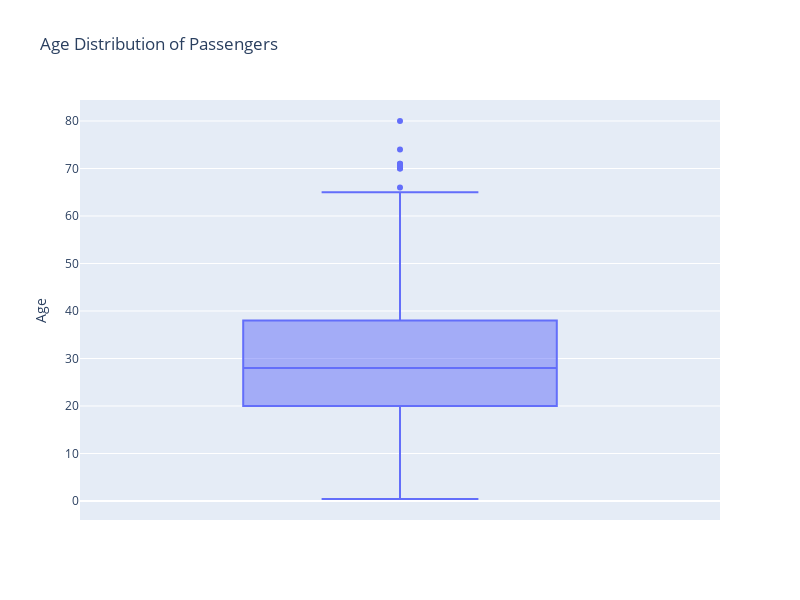

The code cell stored with this chart in its notebook:
### Markdown cell above
### Erstellung eines Boxplots
`px.box()`
- Parameter: 

    - `data_frame=df`aus welchen Dataframe die Daten visualisiert werden sollen
    - `y="Age"` die Spalte
    - `title="Age Distribution of Passengers"` Ist die überschrift des Boxplots.

`fig.update_layout`
- Parameter:
    - width (breite) als *`int`*
    - height (höhe) als *`int`* 

**Dieses Muster werden sich immer wieder holen**

### Code cell
fig = px.box(data_frame=df, y="Age", title="Age Distribution of Passengers")
fig.update_layout(width=800, height=600)  # Setze die Breite und Höhe des Graphen
fig.show()

### Figure 1 — Plotly figure (JSON) as saved in the notebook; plotly's stock layout.template omitted (floating-point values rounded to 4 significant figures; data arrays with more than 128 entries replaced by an {"elided": "..."} marker saying what was removed)
{"data": [{"alignmentgroup": "True", "hovertemplate": "Age=%{y}<extra></extra>", "legendgroup": "", "marker": {"color": "#636efa"}, "name": "", "notched": false, "offsetgroup": "", "orientation": "v", "showlegend": false, "type": "box", "x0": " ", "xaxis": "x", "y": {"elided": "891 float values"}, "y0": " ", "yaxis": "y"}], "layout": {"boxmode": "group", "height": 600, "legend": {"tracegroupgap": 0}, "title": {"text": "Age Distribution of Passengers"}, "width": 800, "xaxis": {"anchor": "y", "domain": [0, 1]}, "yaxis": {"anchor": "x", "domain": [0, 1], "title": {"text": "Age"}}}}
